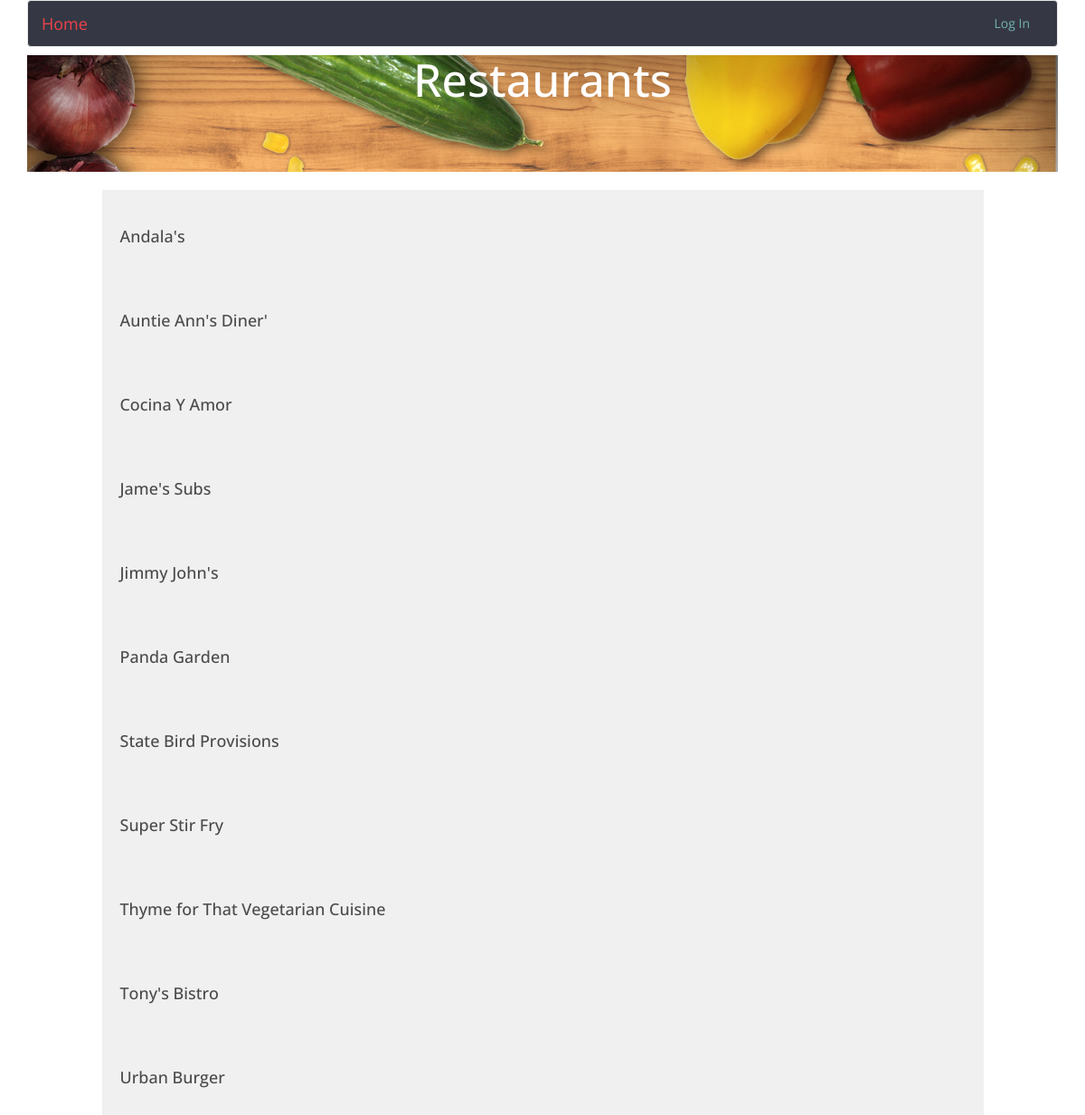
/restaurant/, run on the app's committed database.
### database_setup.py (models this page shows, shortened)
class Restaurant(Base):
    __tablename__ = 'restaurant'
    id = Column(Integer, primary_key=True)
    name = Column(String(250), nullable=False)
    user_id = Column(Integer, ForeignKey('user.id'))
    user = relationship(User)

### project.py (the view)
@app.route('/')
@app.route('/restaurant/')
def showRestaurants():
    restaurants = session.query(Restaurant).order_by(asc(Restaurant.name))
    if 'username' not in login_session:
        return render_template(
            'publicrestaurants.html',
            restaurants=restaurants
            )
    else:
        return render_template('restaurants.html', restaurants=restaurants)

### templates/publicrestaurants.html (shortened to what this page needs)
{% extends "base.html" %}
{% block body %}
    <div class="container">
        <div class="title">
            <h1>Restaurants</h1>
        </div>
        {% for restaurant in restaurants %}
            <a href = "{{url_for('showMenu', restaurant_id = restaurant.id)}}">
                <div class="row">
                    <div class="col-md-1"></div>
                        <div class="col-md-10 restaurant-list">
                            <h3>{{restaurant.name}}</h3>
                        </div>
                    <div class="col-md-1"></div>
                </div>
            </a>
        {% endfor %}
    </div>
{% endblock %}

### static/css/style.css (style rules this page uses)
* { font-family: 'Open Sans', sans-serif; }
h1 { font-size: 50px; color: white; margin: 10px; }
h3 { font-size: 18px; color: #4A4A4A; line-height: 23px; }
a { font-size: 14px; color: #0093B9; line-height: 17px; }
.restaurant-list { background-color: #F0F0F0; padding: 20px; }
.title { text-align: center; background-image: url(../image/food.jpg); background-size: cover; margin-bottom: 20px; min-height: 129px; }

### data on the page
Restaurant: name "Andala's"
Restaurant: name "Auntie Ann's Diner'"
Restaurant: name "Cocina Y Amor"
Restaurant: name "Jame's Subs"
Restaurant: name "Jimmy John's"
Restaurant: name "Panda Garden"
Restaurant: name "State Bird Provisions"
Restaurant: name "Super Stir Fry"
Restaurant: name "Thyme for That Vegetarian Cuisine"
Restaurant: name "Tony's Bistro"
Restaurant: name "Urban Burger"
